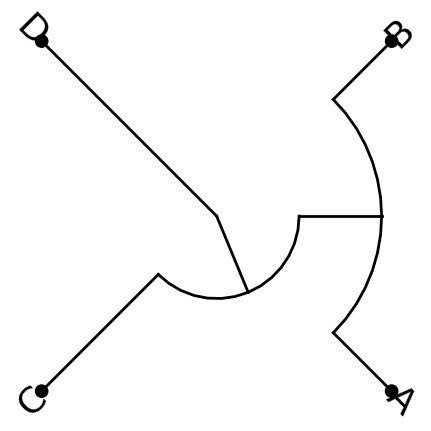

Write the Python code that produced this figure.
import baltic as bt
from baltic import bt_utils

import matplotlib as mpl
from matplotlib import pyplot as plt
from matplotlib.gridspec import GridSpec

treestring = '((("A":1,"B":1):1,"C":2):1,"D":3);'
ll = bt.make_tree(treestring, 'divergence')
ll.treeStats()

fig = plt.figure(figsize=(5,5),facecolor='w')
gs = GridSpec(1,1)

ax = plt.subplot(gs[0])

ll.plot_tree(ax, treeType = 'circular')
ll.plot_text(ax, treeType = 'circular', size = 26)
ll.plot_points(ax, treeType = 'circular')

bt_utils.clean_axes(ax)

plt.savefig('basic-tree-circular.png', bbox_inches='tight')
